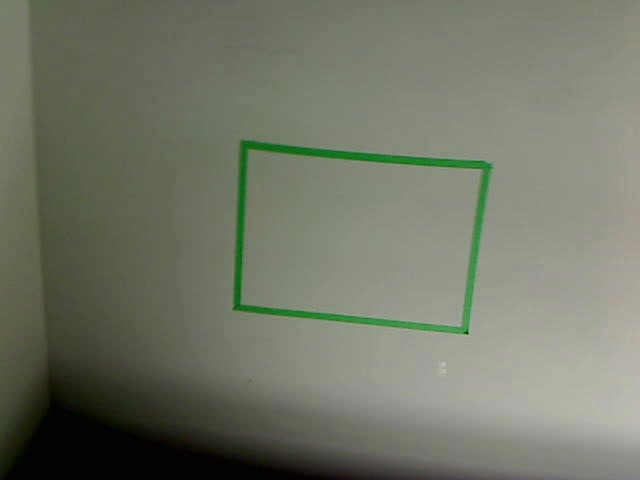
//> input picture vision/g1.jpg, 640 x 480 px
$ ./Find_Circles ../g1.jpg   (built with g++ and OpenCV 4)
//> lines starting //> are read from the running program, lines starting //| are printed output that depends on the picture; after the words box and inside, x2 and y2 are one past the last pixel; in counts of white or black regions, pixels touching at a corner belong together
#include "Find_Circles.h"
#include <stdio.h>


void Find_Circles(IplImage* img, CvSeq* results, char* name) {
//> called with name = "../g1.jpg"

  int buoy_x, buoy_y;
  float radius;

  img = cvLoadImage(name);
//> img is the input picture: 480 rows x 640 cols, CV_8UC3; mean B, G, R 103.4, 118.3, 114

  int edge_thresh = 1;
  IplImage* gray = cvCreateImage (cvGetSize(img), IPL_DEPTH_8U, 1);
  IplImage* edge = cvCreateImage (cvGetSize(img), IPL_DEPTH_8U, 1);
  CvMemStorage* storage=cvCreateMemStorage(0);

  //show original image
  cvShowImage("original", img);
  cvWaitKey(0);

  //convert image colour
  cvCvtColor(img, gray, CV_BGR2GRAY);
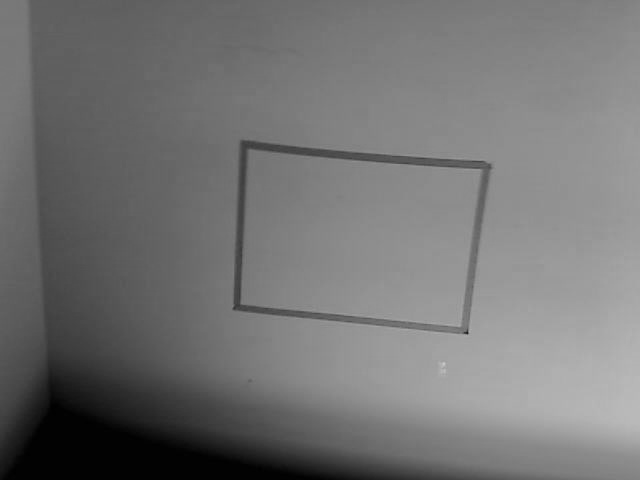
//> gray: 480 rows x 640 cols, CV_8UC1; min 0, max 201, mean 115.3

  //set the converted image's origin
  gray->origin=0;

  //color threshold
  cvThreshold(gray,gray,100,255,CV_THRESH_BINARY);
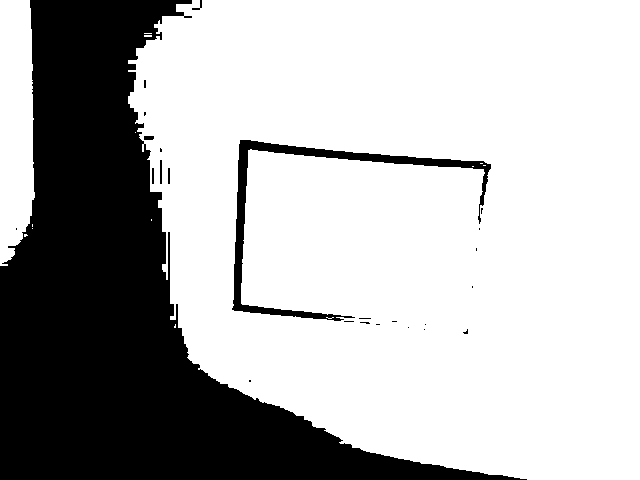
//> gray: 480 rows x 640 cols, CV_8UC1; 70.5% white; 25 black regions (18 under 20 px), largest, box (x1, y1, x2, y2) and area: (0, 0, 527, 480) 86278, (232, 140, 491, 321) 4098, (160, 160, 162, 184) 48

  //smooth the image to reduce unneccesary results
  cvSmooth( gray, gray, CV_GAUSSIAN, 11, 11 );
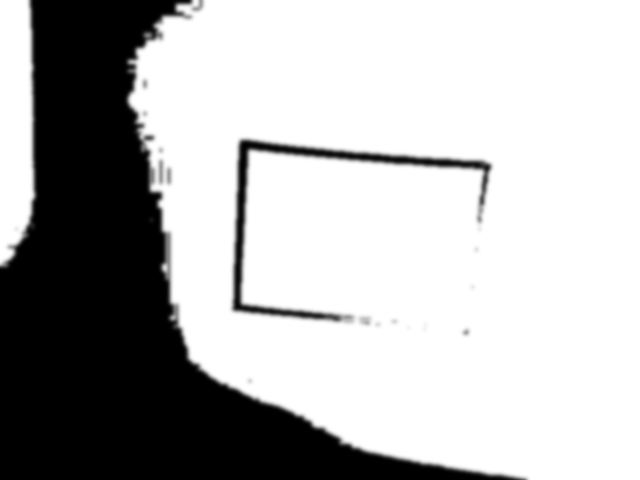
//> gray: 480 rows x 640 cols, CV_8UC1; 8.28% of pixels changed, all inside (x1, y1, x2, y2) = (0, 0, 532, 480)

  //get edges
  cvCanny(gray, edge, (float)edge_thresh, (float)edge_thresh*3, 5);
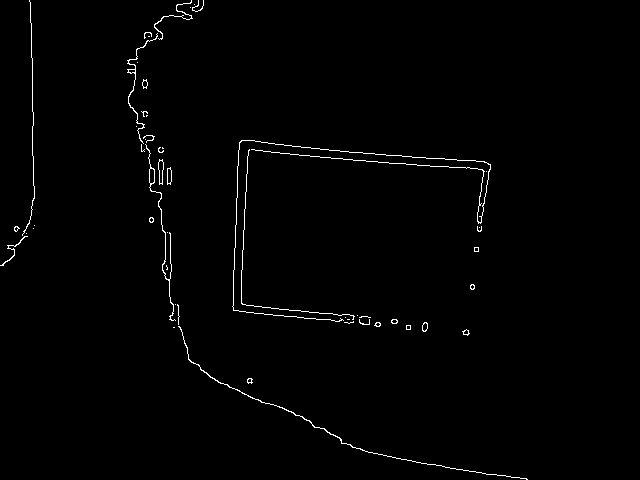
//> edge: 480 rows x 640 cols, CV_8UC1; 1% white in thin lines or dots, all inside (x1, y1, x2, y2) = (0, 0, 528, 480)

  // show image produced after Canny is applied
  cvShowImage("edge", edge);
  cvWaitKey(0);

  //get circles
  results = cvHoughCircles(gray, storage, CV_HOUGH_GRADIENT, 1, 100, 50, 40);
//> results = empty

  // output all circles detected
  int ncircles=results->total;
//> ncircles = 0
  printf("Number of Circles: %d\n", ncircles);
//| Number of Circles: 0
  // if any circles are found, draw them as you loop through them.
  for(int i = 0; i<ncircles; i++ ){
      float* p = (float*)cvGetSeqElem( results, i );
      cvCircle( img, cvPoint(cvRound(p[0]),cvRound(p[1])), 3, CV_RGB(255,0,0), -1, 8, 0 );
      cvCircle( img, cvPoint(cvRound(p[0]),cvRound(p[1])), cvRound(p[2]), CV_RGB(200,0,0), 1, 8, 0 );
      buoy_x = p[0]; buoy_y = p[1];
      printf("Centre: %f, %f. Radius: %f\n", p[0], p[1], p[2]);
  }
//> this loop made 0 passes
  cvReleaseMemStorage(&storage);
  cvReleaseImage (&gray);
  cvReleaseImage (&edge);
}


int main (int argc, char** argv) {
  IplImage* img;
  CvSeq* circles;
  Find_Circles(img, circles, argv[1]);
//> circles = 0 contours
  return 0;
}
